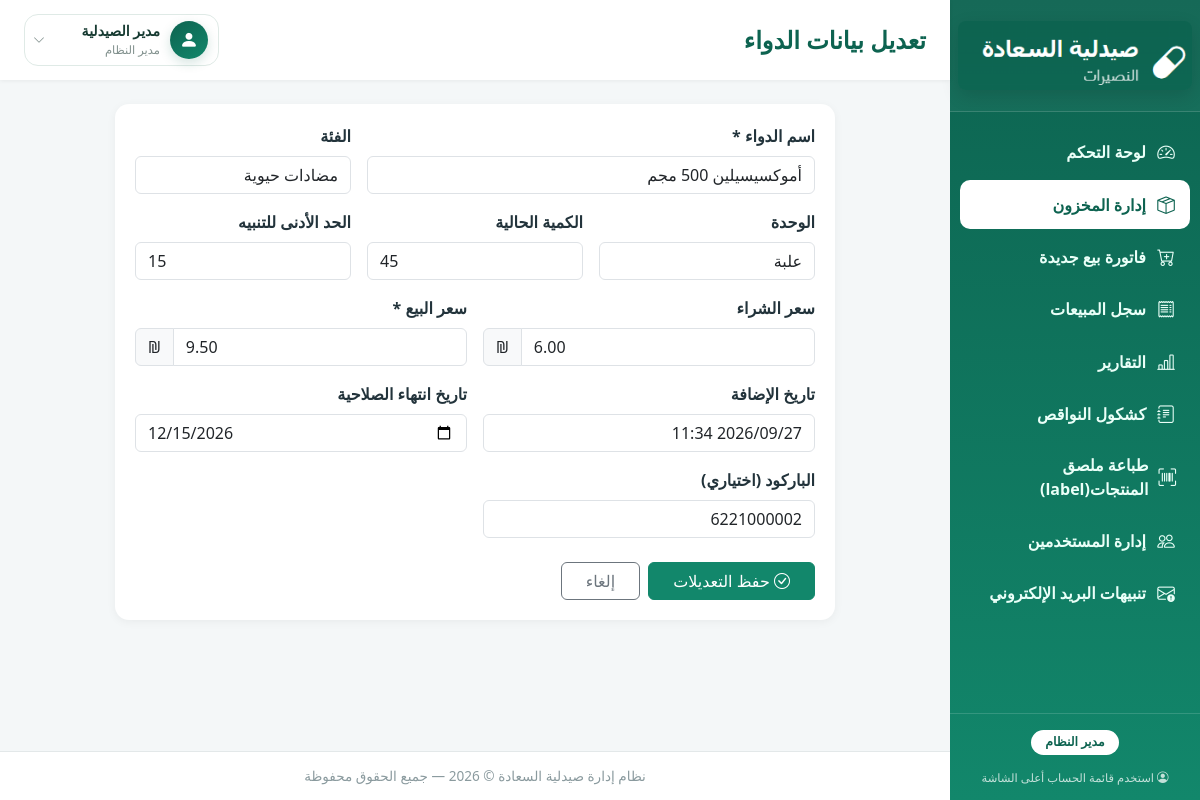
/medicine_edit.php?id=2 (signed in), run on the app's committed database.
### tables this page shows
CREATE TABLE medicines (
    id INT AUTO_INCREMENT PRIMARY KEY,
    name VARCHAR(150) NOT NULL,
    category VARCHAR(100) NOT NULL DEFAULT 'أخرى',
    unit VARCHAR(50) NOT NULL DEFAULT 'حبة',
    quantity INT NOT NULL DEFAULT 0,
    purchase_price DECIMAL(10,2) NOT NULL DEFAULT 0.00,
    selling_price DECIMAL(10,2) NOT NULL DEFAULT 0.00,
    expiry_date DATE DEFAULT NULL,
    barcode VARCHAR(50) DEFAULT NULL,
    min_quantity INT NOT NULL DEFAULT 10,
    created_at TIMESTAMP DEFAULT CURRENT_TIMESTAMP,
    updated_at TIMESTAMP DEFAULT CURRENT_TIMESTAMP ON UPDATE CURRENT_TIMESTAMP,
    UNIQUE KEY uniq_barcode (barcode)
);

### includes/functions.php (called while the page is built, shortened)
<?php
function e($value) {
    return htmlspecialchars($value ?? '', ENT_QUOTES, 'UTF-8');
}

### medicine_edit.php (the view, shortened to what this page needs)
<?php
require_once 'config/db.php';
require_once 'includes/functions.php';
$id = (int)($_GET['id'] ?? 0);
$stmt = $pdo->prepare('SELECT * FROM medicines WHERE id = ?');
$stmt->execute([$id]);
$medicine = $stmt->fetch();
$values = $medicine;
require_once 'includes/header.php';
?>
<div class="card-panel" style="max-width:720px;margin:auto">
    <form method="POST" action="medicine_edit.php?id=<?= (int)$id ?>">
        <div class="row g-3">
            <div class="col-md-8">
                <label class="form-label fw-semibold">اسم الدواء *</label>
                <input type="text" name="name" class="form-control" value="<?= e($values['name']) ?>" required>
            </div>
            <div class="col-md-4">
                <label class="form-label fw-semibold">الفئة</label>
                <input type="text" name="category" class="form-control" list="categoryList" value="<?= e($values['category']) ?>">
            </div>
            <div class="col-md-4">
                <label class="form-label fw-semibold">الوحدة</label>
                <input type="text" name="unit" class="form-control" value="<?= e($values['unit']) ?>">
            </div>
            <div class="col-md-4">
                <label class="form-label fw-semibold">الكمية الحالية</label>
                <input type="number" name="quantity" class="form-control" value="<?= e($values['quantity']) ?>" min="0" required>
            </div>
            <div class="col-md-4">
                <label class="form-label fw-semibold">الحد الأدنى للتنبيه</label>
                <input type="number" name="min_quantity" class="form-control" value="<?= e($values['min_quantity']) ?>" min="0">
            </div>
            <div class="col-md-6">
                <label class="form-label fw-semibold">سعر الشراء</label>
                <div class="input-group">
                    <input type="number" step="0.01" name="purchase_price" class="form-control" value="<?= e($values['purchase_price']) ?>" min="0">
                    <span class="input-group-text">₪</span>
                </div>
            </div>
            <div class="col-md-6">
                <label class="form-label fw-semibold">سعر البيع *</label>
                <div class="input-group">
                    <input type="number" step="0.01" name="selling_price" class="form-control" value="<?= e($values['selling_price']) ?>" min="0" required>
                    <span class="input-group-text">₪</span>
                </div>
            </div>
            <div class="col-md-6">
                <label class="form-label fw-semibold">تاريخ الإضافة</label>
                <input type="text" class="form-control" value="<?= e(date('Y/m/d H:i', strtotime($values['created_at'] ?? 'now'))) ?>" readonly>
            </div>
            <div class="col-md-6">
                <label class="form-label fw-semibold">تاريخ انتهاء الصلاحية</label>
                <input type="date" name="expiry_date" class="form-control" value="<?= e($values['expiry_date']) ?>">
            </div>
            <div class="col-md-6">
                <label class="form-label fw-semibold">الباركود (اختياري)</label>
                <input type="text" name="barcode" class="form-control" value="<?= e($values['barcode']) ?>">
            </div>
        </div>
        <div class="d-flex gap-2 mt-4">
            <button type="submit" class="btn btn-primary-app px-4"><i class="bi bi-check-circle"></i> حفظ التعديلات</button>
            <a href="medicines.php" class="btn btn-outline-secondary px-4">إلغاء</a>
        </div>
    </form>
</div>
<?php require_once 'includes/footer.php'; ?>

### assets/css/style.css (style rules this page uses)
:root { --primary: #12876b; --primary-dark: #0d6350; --primary-light: #e6f5f1; --accent: #2e9c7f; --danger: #d9455f; --warning: #e0a12c; --bg: #f4f7f8; --sidebar-w: 250px; }
* { box-sizing: border-box; }
body { font-family: 'Segoe UI', Tahoma, 'Arial', sans-serif; background: var(--bg); color: #22333b; margin: 0; }
.card-panel { background: #fff; border-radius: 14px; box-shadow: 0 2px 10px rgba(0,0,0,.05); padding: 20px; }
.btn-primary-app { background: var(--primary); border-color: var(--primary); color: #fff; }

### data on the page
medicines: name "أموكسيسيلين 500 مجم", category "مضادات حيوية", unit "علبة", quantity "45", min_quantity "15", purchase_price "6.00", selling_price "9.50", created_at "2026/09/27 11:34", expiry_date "12/15/2026", barcode "6221000002"

### other printed values
$pageTitle "تعديل بيانات الدواء"
$_SESSION['full_name'] "مدير الصيدلية"
